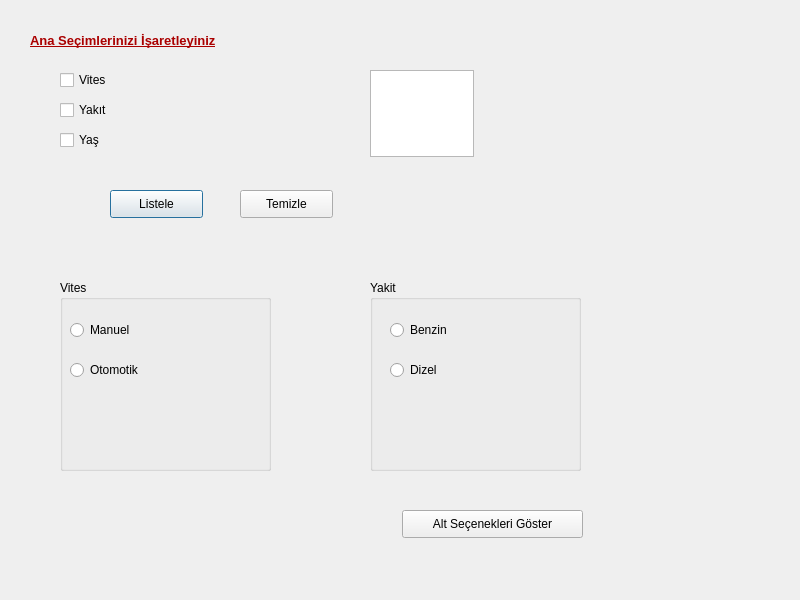
<?xml version="1.0" encoding="UTF-8"?>
<ui version="4.0">
 <class>Dialog</class>
 <widget class="QDialog" name="Dialog">
  <property name="geometry">
   <rect>
    <x>0</x>
    <y>0</y>
    <width>800</width>
    <height>600</height>
   </rect>
  </property>
  <property name="windowTitle">
   <string>Dialog</string>
  </property>
  <widget class="QCheckBox" name="checkBox">
   <property name="geometry">
    <rect>
     <x>60</x>
     <y>70</y>
     <width>81</width>
     <height>20</height>
    </rect>
   </property>
   <property name="text">
    <string>Vites</string>
   </property>
  </widget>
  <widget class="QCheckBox" name="checkBox_2">
   <property name="geometry">
    <rect>
     <x>60</x>
     <y>100</y>
     <width>81</width>
     <height>20</height>
    </rect>
   </property>
   <property name="text">
    <string>Yakıt</string>
   </property>
  </widget>
  <widget class="QCheckBox" name="checkBox_3">
   <property name="geometry">
    <rect>
     <x>60</x>
     <y>130</y>
     <width>81</width>
     <height>20</height>
    </rect>
   </property>
   <property name="text">
    <string>Yaş</string>
   </property>
  </widget>
  <widget class="QLabel" name="label">
   <property name="geometry">
    <rect>
     <x>30</x>
     <y>30</y>
     <width>261</width>
     <height>21</height>
    </rect>
   </property>
   <property name="palette">
    <palette>
     <active>
      <colorrole role="WindowText">
       <brush brushstyle="SolidPattern">
        <color alpha="255">
         <red>170</red>
         <green>0</green>
         <blue>0</blue>
        </color>
       </brush>
      </colorrole>
      <colorrole role="LinkVisited">
       <brush brushstyle="SolidPattern">
        <color alpha="255">
         <red>170</red>
         <green>0</green>
         <blue>0</blue>
        </color>
       </brush>
      </colorrole>
     </active>
     <inactive>
      <colorrole role="WindowText">
       <brush brushstyle="SolidPattern">
        <color alpha="255">
         <red>170</red>
         <green>0</green>
         <blue>0</blue>
        </color>
       </brush>
      </colorrole>
      <colorrole role="LinkVisited">
       <brush brushstyle="SolidPattern">
        <color alpha="255">
         <red>170</red>
         <green>0</green>
         <blue>0</blue>
        </color>
       </brush>
      </colorrole>
     </inactive>
     <disabled>
      <colorrole role="WindowText">
       <brush brushstyle="SolidPattern">
        <color alpha="255">
         <red>120</red>
         <green>120</green>
         <blue>120</blue>
        </color>
       </brush>
      </colorrole>
      <colorrole role="LinkVisited">
       <brush brushstyle="SolidPattern">
        <color alpha="255">
         <red>170</red>
         <green>0</green>
         <blue>0</blue>
        </color>
       </brush>
      </colorrole>
     </disabled>
    </palette>
   </property>
   <property name="font">
    <font>
     <pointsize>10</pointsize>
     <weight>75</weight>
     <bold>true</bold>
     <underline>true</underline>
    </font>
   </property>
   <property name="text">
    <string>Ana Seçimlerinizi İşaretleyiniz</string>
   </property>
  </widget>
  <widget class="QPushButton" name="btnListele">
   <property name="geometry">
    <rect>
     <x>110</x>
     <y>190</y>
     <width>93</width>
     <height>28</height>
    </rect>
   </property>
   <property name="text">
    <string>Listele</string>
   </property>
  </widget>
  <widget class="QPushButton" name="btnTemizle">
   <property name="geometry">
    <rect>
     <x>240</x>
     <y>190</y>
     <width>93</width>
     <height>28</height>
    </rect>
   </property>
   <property name="text">
    <string>Temizle</string>
   </property>
  </widget>
  <widget class="QPlainTextEdit" name="plainTextEdit">
   <property name="geometry">
    <rect>
     <x>370</x>
     <y>70</y>
     <width>104</width>
     <height>87</height>
    </rect>
   </property>
  </widget>
  <widget class="QGroupBox" name="grpVites">
   <property name="geometry">
    <rect>
     <x>60</x>
     <y>280</y>
     <width>211</width>
     <height>191</height>
    </rect>
   </property>
   <property name="title">
    <string>Vites</string>
   </property>
   <widget class="QRadioButton" name="radioButton">
    <property name="geometry">
     <rect>
      <x>10</x>
      <y>40</y>
      <width>95</width>
      <height>20</height>
     </rect>
    </property>
    <property name="text">
     <string>Manuel</string>
    </property>
   </widget>
   <widget class="QRadioButton" name="radioButton_2">
    <property name="geometry">
     <rect>
      <x>10</x>
      <y>80</y>
      <width>95</width>
      <height>20</height>
     </rect>
    </property>
    <property name="text">
     <string>Otomotik</string>
    </property>
   </widget>
  </widget>
  <widget class="QGroupBox" name="grpYakit">
   <property name="geometry">
    <rect>
     <x>370</x>
     <y>280</y>
     <width>211</width>
     <height>191</height>
    </rect>
   </property>
   <property name="title">
    <string>Yakit</string>
   </property>
   <widget class="QRadioButton" name="radioButton_3">
    <property name="geometry">
     <rect>
      <x>20</x>
      <y>40</y>
      <width>95</width>
      <height>20</height>
     </rect>
    </property>
    <property name="text">
     <string>Benzin</string>
    </property>
   </widget>
   <widget class="QRadioButton" name="radioButton_4">
    <property name="geometry">
     <rect>
      <x>20</x>
      <y>80</y>
      <width>95</width>
      <height>20</height>
     </rect>
    </property>
    <property name="text">
     <string>Dizel</string>
    </property>
   </widget>
  </widget>
  <widget class="QPushButton" name="btnAltSecenek">
   <property name="geometry">
    <rect>
     <x>402</x>
     <y>510</y>
     <width>181</width>
     <height>28</height>
    </rect>
   </property>
   <property name="text">
    <string>Alt Seçenekleri Göster</string>
   </property>
  </widget>
 </widget>
 <resources/>
 <connections/>
</ui>
